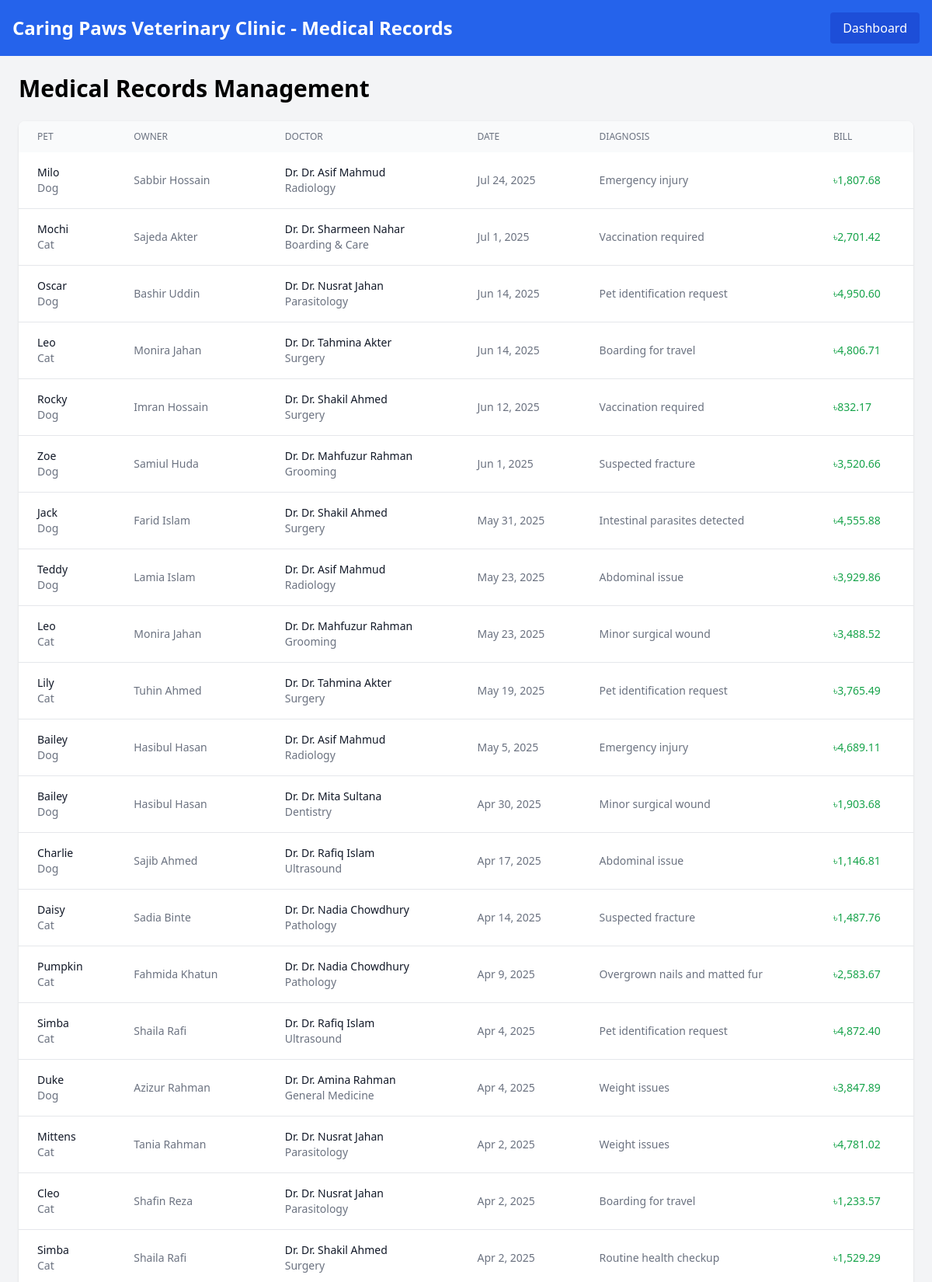
Page /admin/medical_records.php (signed in, upper part) on the committed database.
### tables this page shows
CREATE TABLE `medicalrecords` (
  `record_id` int(11) NOT NULL,
  `patient_id` int(11) DEFAULT NULL,
  `doctor_id` int(11) DEFAULT NULL,
  `diagnosis` text DEFAULT NULL,
  `treatment` text DEFAULT NULL,
  `date` date DEFAULT NULL,
  `bills` double(8,2) DEFAULT NULL
);

CREATE TABLE `patients` (
  `patient_id` int(11) NOT NULL,
  `owner_id` int(11) DEFAULT NULL,
  `animal_name` varchar(100) DEFAULT NULL,
  `species` varchar(50) DEFAULT NULL,
  `breed` varchar(100) DEFAULT NULL,
  `age` int(11) DEFAULT NULL,
  `gender` enum('Male','Female') DEFAULT NULL
);

CREATE TABLE `users` (
  `user_id` int(11) NOT NULL,
  `name` varchar(100) DEFAULT NULL,
  `email` varchar(100) DEFAULT NULL,
  `phone` varchar(20) DEFAULT NULL,
  `password` varchar(255) DEFAULT NULL,
  `address` text DEFAULT NULL
);

CREATE TABLE `doctors` (
  `doctor_id` int(11) NOT NULL,
  `name` varchar(100) DEFAULT NULL,
  `specialization` varchar(100) DEFAULT NULL,
  `area` varchar(100) DEFAULT NULL,
  `contact` varchar(20) DEFAULT NULL,
  `address` text DEFAULT NULL,
  `latitude` decimal(10,8) DEFAULT NULL,
  `longitude` decimal(11,8) DEFAULT NULL,
  `location_id` int(11) DEFAULT NULL,
  `availability` text DEFAULT NULL
);

### admin/medical_records.php (the view, shortened to what this page needs)
<?php
$clinic_name = "Caring Paws Veterinary Clinic";
require_once '../config.php';
$medical_records = [];
try {
    $stmt = $pdo->prepare("
        SELECT mr.*, p.animal_name, p.species, u.name as owner_name, d.name as doctor_name, d.specialization
        FROM medicalrecords mr
        JOIN patients p ON mr.patient_id = p.patient_id
        JOIN users u ON p.owner_id = u.user_id
        JOIN doctors d ON mr.doctor_id = d.doctor_id
        ORDER BY mr.date DESC
    ");
    $stmt->execute();
    $medical_records = $stmt->fetchAll(PDO::FETCH_ASSOC);
} catch(PDOException $e) {
    $error_message = "Failed to load medical records.";
}
?>
<!DOCTYPE html>
<html lang="en">
<head>
    <script src="https://cdn.tailwindcss.com"></script>
</head>
<body class="bg-gray-100">
    <header class="bg-blue-600 text-white p-4">
        <div class="max-w-7xl mx-auto flex justify-between items-center">
            <h1 class="text-2xl font-bold"><?php echo $clinic_name; ?> - Medical Records</h1>
            <a href="dashboard.php" class="bg-blue-700 px-4 py-2 rounded">Dashboard</a>
        </div>
    </header>
    <div class="max-w-7xl mx-auto p-6">
        <h2 class="text-3xl font-bold mb-6">Medical Records Management</h2>
        <?php if (!empty($medical_records)): ?>
            <div class="bg-white rounded-lg shadow overflow-hidden">
                <table class="min-w-full">
                    <thead class="bg-gray-50">
                        <tr>
                            <th class="px-6 py-3 text-left text-xs font-medium text-gray-500 uppercase">Pet</th>
                            <th class="px-6 py-3 text-left text-xs font-medium text-gray-500 uppercase">Owner</th>
                            <th class="px-6 py-3 text-left text-xs font-medium text-gray-500 uppercase">Doctor</th>
                            <th class="px-6 py-3 text-left text-xs font-medium text-gray-500 uppercase">Date</th>
                            <th class="px-6 py-3 text-left text-xs font-medium text-gray-500 uppercase">Diagnosis</th>
                            <th class="px-6 py-3 text-left text-xs font-medium text-gray-500 uppercase">Bill</th>
                        </tr>
                    </thead>
                    <tbody class="divide-y divide-gray-200">
                        <?php foreach($medical_records as $record): ?>
                        <tr class="hover:bg-gray-50">
                            <td class="px-6 py-4 whitespace-nowrap">
                                <div class="text-sm font-medium text-gray-900"><?php echo htmlspecialchars($record['animal_name']); ?></div>
                                <div class="text-sm text-gray-500"><?php echo htmlspecialchars($record['species']); ?></div>
                            </td>
                            <td class="px-6 py-4 whitespace-nowrap text-sm text-gray-500">
                                <?php echo htmlspecialchars($record['owner_name']); ?>
                            </td>
                            <td class="px-6 py-4 whitespace-nowrap">
                                <div class="text-sm font-medium text-gray-900">Dr. <?php echo htmlspecialchars($record['doctor_name']); ?></div>
                                <div class="text-sm text-gray-500"><?php echo htmlspecialchars($record['specialization']); ?></div>
                            </td>
                            <td class="px-6 py-4 whitespace-nowrap text-sm text-gray-500">
                                <?php echo date('M j, Y', strtotime($record['date'])); ?>
                            </td>
                            <td class="px-6 py-4 text-sm text-gray-500">
                                <?php echo htmlspecialchars(substr($record['diagnosis'], 0, 50)) . (strlen($record['diagnosis']) > 50 ? '...' : ''); ?>
                            </td>
                            <td class="px-6 py-4 whitespace-nowrap text-sm font-medium text-green-600">
                                ৳<?php echo number_format($record['bills'], 2); ?>
                            </td>
                        </tr>
                        <?php endforeach; ?>
                    </tbody>
                </table>
            </div>
        <?php else: ?>
            <div class="text-center py-12">
                <p class="text-gray-500">No medical records found.</p>
            </div>
        <?php endif; ?>
    </div>
</body>
</html>

### rows in the picture
medicalrecords: patient.animal_name "Milo", patient.species "Dog", users.name "Sabbir Hossain", doctor.name "Dr. Asif Mahmud", doctor.specialization "Radiology", date "Jul 24, 2025", diagnosis "Emergency injury", bills "1,807.68"
medicalrecords: patient.animal_name "Mochi", patient.species "Cat", users.name "Sajeda Akter", doctor.name "Dr. Sharmeen Nahar", doctor.specialization "Boarding & Care", date "Jul 1, 2025", diagnosis "Vaccination required", bills "2,701.42"
medicalrecords: patient.animal_name "Oscar", patient.species "Dog", users.name "Bashir Uddin", doctor.name "Dr. Nusrat Jahan", doctor.specialization "Parasitology", date "Jun 14, 2025", diagnosis "Pet identification request", bills "4,950.60"
medicalrecords: patient.animal_name "Leo", patient.species "Cat", users.name "Monira Jahan", doctor.name "Dr. Tahmina Akter", doctor.specialization "Surgery", date "Jun 14, 2025", diagnosis "Boarding for travel", bills "4,806.71"
medicalrecords: patient.animal_name "Rocky", patient.species "Dog", users.name "Imran Hossain", doctor.name "Dr. Shakil Ahmed", doctor.specialization "Surgery", date "Jun 12, 2025", diagnosis "Vaccination required", bills "832.17"
medicalrecords: patient.animal_name "Zoe", patient.species "Dog", users.name "Samiul Huda", doctor.name "Dr. Mahfuzur Rahman", doctor.specialization "Grooming", date "Jun 1, 2025", diagnosis "Suspected fracture", bills "3,520.66"
medicalrecords: patient.animal_name "Jack", patient.species "Dog", users.name "Farid Islam", doctor.name "Dr. Shakil Ahmed", doctor.specialization "Surgery", date "May 31, 2025", diagnosis "Intestinal parasites detected", bills "4,555.88"
medicalrecords: patient.animal_name "Teddy", patient.species "Dog", users.name "Lamia Islam", doctor.name "Dr. Asif Mahmud", doctor.specialization "Radiology", date "May 23, 2025", diagnosis "Abdominal issue", bills "3,929.86"
medicalrecords: patient.animal_name "Leo", patient.species "Cat", users.name "Monira Jahan", doctor.name "Dr. Mahfuzur Rahman", doctor.specialization "Grooming", date "May 23, 2025", diagnosis "Minor surgical wound", bills "3,488.52"
medicalrecords: patient.animal_name "Lily", patient.species "Cat", users.name "Tuhin Ahmed", doctor.name "Dr. Tahmina Akter", doctor.specialization "Surgery", date "May 19, 2025", diagnosis "Pet identification request", bills "3,765.49"
medicalrecords: patient.animal_name "Bailey", patient.species "Dog", users.name "Hasibul Hasan", doctor.name "Dr. Asif Mahmud", doctor.specialization "Radiology", date "May 5, 2025", diagnosis "Emergency injury", bills "4,689.11"
medicalrecords: patient.animal_name "Bailey", patient.species "Dog", users.name "Hasibul Hasan", doctor.name "Dr. Mita Sultana", doctor.specialization "Dentistry", date "Apr 30, 2025", diagnosis "Minor surgical wound", bills "1,903.68"
medicalrecords: patient.animal_name "Charlie", patient.species "Dog", users.name "Sajib Ahmed", doctor.name "Dr. Rafiq Islam", doctor.specialization "Ultrasound", date "Apr 17, 2025", diagnosis "Abdominal issue", bills "1,146.81"
medicalrecords: patient.animal_name "Daisy", patient.species "Cat", users.name "Sadia Binte", doctor.name "Dr. Nadia Chowdhury", doctor.specialization "Pathology", date "Apr 14, 2025", diagnosis "Suspected fracture", bills "1,487.76"
medicalrecords: patient.animal_name "Pumpkin", patient.species "Cat", users.name "Fahmida Khatun", doctor.name "Dr. Nadia Chowdhury", doctor.specialization "Pathology", date "Apr 9, 2025", diagnosis "Overgrown nails and matted fur", bills "2,583.67"
medicalrecords: patient.animal_name "Simba", patient.species "Cat", users.name "Shaila Rafi", doctor.name "Dr. Rafiq Islam", doctor.specialization "Ultrasound", date "Apr 4, 2025", diagnosis "Pet identification request", bills "4,872.40"
medicalrecords: patient.animal_name "Duke", patient.species "Dog", users.name "Azizur Rahman", doctor.name "Dr. Amina Rahman", doctor.specialization "General Medicine", date "Apr 4, 2025", diagnosis "Weight issues", bills "3,847.89"
medicalrecords: patient.animal_name "Mittens", patient.species "Cat", users.name "Tania Rahman", doctor.name "Dr. Nusrat Jahan", doctor.specialization "Parasitology", date "Apr 2, 2025", diagnosis "Weight issues", bills "4,781.02"
medicalrecords: patient.animal_name "Cleo", patient.species "Cat", users.name "Shafin Reza", doctor.name "Dr. Nusrat Jahan", doctor.specialization "Parasitology", date "Apr 2, 2025", diagnosis "Boarding for travel", bills "1,233.57"
medicalrecords: patient.animal_name "Simba", patient.species "Cat", users.name "Shaila Rafi", doctor.name "Dr. Shakil Ahmed", doctor.specialization "Surgery", date "Apr 2, 2025", diagnosis "Routine health checkup", bills "1,529.29"

### other values in the picture
$clinic_name "Caring Paws Veterinary Clinic"
